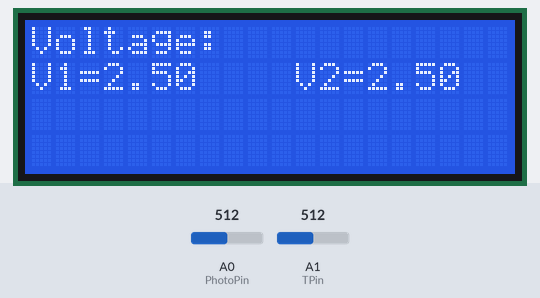
Recording of a sketch running on a simulated Arduino Mega 2560, built with avr-gcc and run on an emulated ATmega2560. Parts: 20×4 character LCD. The inputs (shaded band) are chosen by the test bench; at power-on: A0 (PhotoPin) = 512, A1 (TPin) = 512. What the sketch prints to the serial monitor is not drawn.

Above: at 2.2 s.
2.3 s: A0 (PhotoPin) set to 716
At 3.5 s:
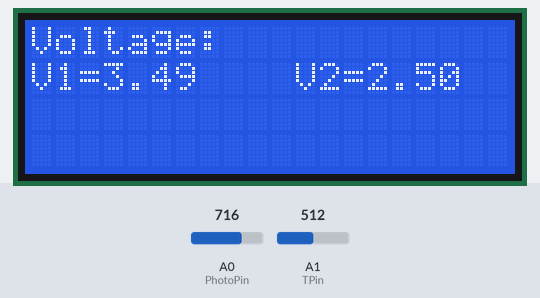
4.0 s: A1 (TPin) set to 716
At 5.3 s:
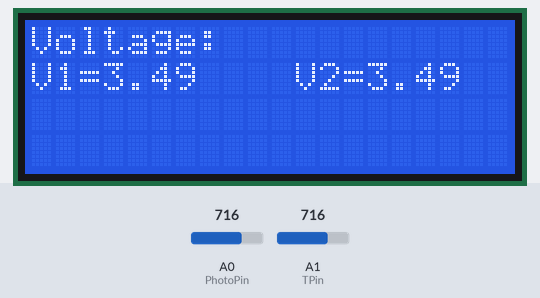
5.6 s: A0 (PhotoPin) set to 900
At 5.9 s:
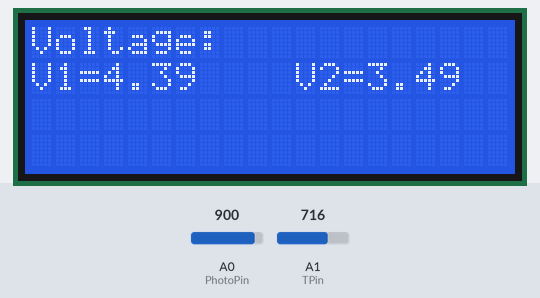
7.1 s: A1 (TPin) set to 900
At 7.7 s:
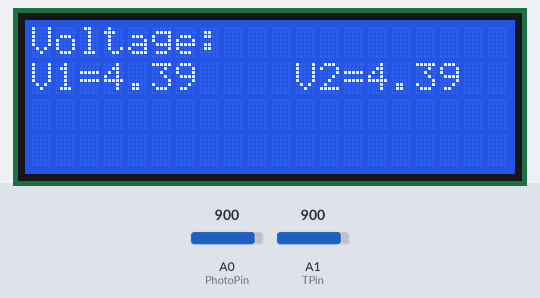
8.6 s: A0 (PhotoPin) set to 1023
10.1 s: A1 (TPin) set to 1023
At 11.2 s:
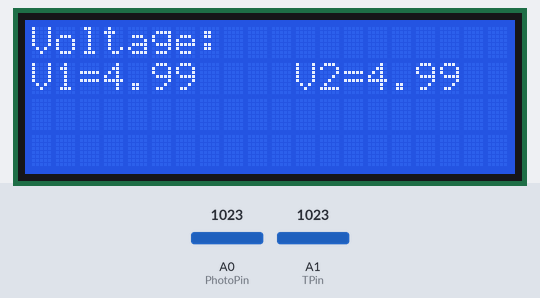
Timing chart, 0 to 12.6 s (numbered marks = the images above; inputs shaded):
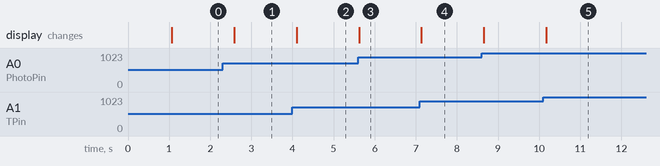

Measured:
- after the input at 2.3 s, the display: changes after 0.28 s (image 1)
- after the input at 4.0 s, the display: changes after 0.10 s (image 2)
- after the input at 5.6 s, the display: changes at once (image 3)
- after the input at 7.1 s, the display: changes at once (image 4)
- after the input at 10.1 s, the display: changes after 0.07 s (image 5)

The sketch:

ex01.ino
```cpp
#include <Wire.h>
#include <LiquidCrystal.h>


// инициализируем объект-экран, передаём использованные
// для подключения контакты на Arduino в порядке:
// RS, E, DB4, DB5, DB6, DB7
int PhotoPin = A0; // select the input pin for the potentiometer
int TPin = A1;
int Value = 0;
float Value_volt = 0;
int Therm = 0;
float Therm_volt = 0;

LiquidCrystal lcd(12, 11, 5, 4, 3, 2);

void setup()
{
  lcd.begin(20, 4);
  // печатаем первую строку
  lcd.print("Voltage:");
  delay(1000);
  Serial.begin(9600);
  Serial.print("Start");

}

void loop()
{
  Value = analogRead(PhotoPin);
  Therm = analogRead(TPin);

  Value_volt = (float)5 / 1025 * Value;
  Therm_volt = (float)5 / 1025 * Therm;

  lcd.setCursor(0, 1);
  lcd.print("V1= "); // Устанавливаем курсор на вторую строку и нулевой символ.
  lcd.setCursor(3, 1);
  lcd.print(Value_volt);// Выводим на экран значение с аналогового входа (от 0 до 1024 пропорционально от 0 В. до 5 В.)

  lcd.setCursor(11, 1);
  lcd.print("V2= ");
  lcd.setCursor(14, 1);
  lcd.print(Therm_volt);


  //Serial.println(Therm_volt);
  //   lcd.print(Value);
  delay(300);

}
```
